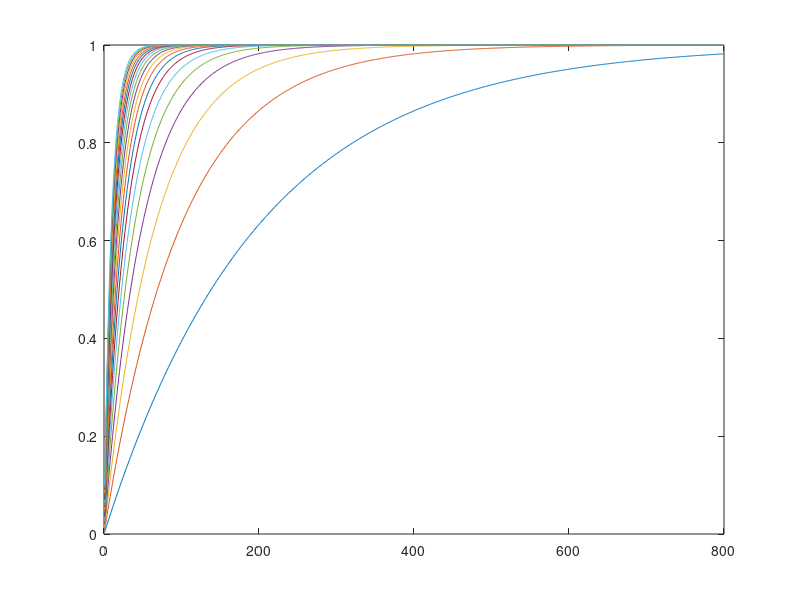

The MATLAB script that drew this image:
pdList =  0.005:.005:.1;
for p =1:length(pdList)
    pd = pdList(p);  
    p_nd = 1;
    for np = 1:800
   p_nd= p_nd.*(1-pd);
   saved_p_nd(p, np) = p_nd;
    end
end
plot(1:800, 1-saved_p_nd')